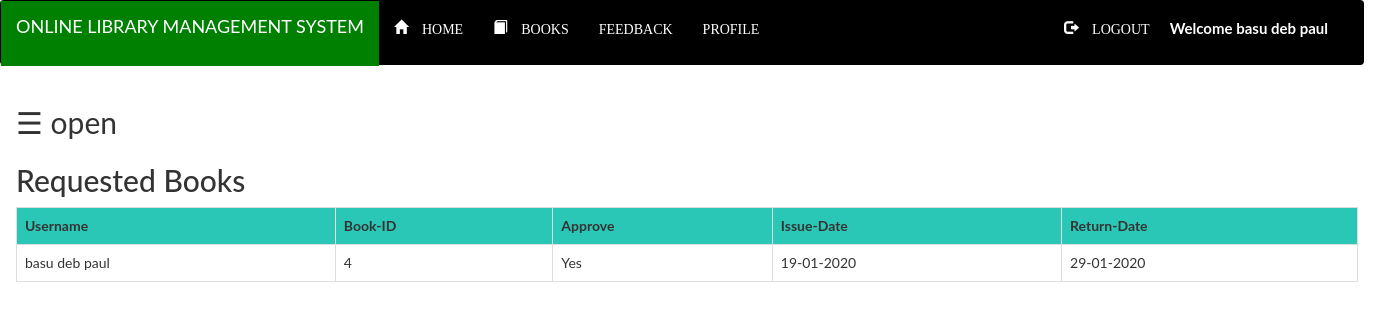
The page /Library/Student/request2.php (signed in) on the database its author committed.
### tables this page shows
CREATE TABLE `issue_book` (
  `username` varchar(100) NOT NULL,
  `bid` int(100) NOT NULL,
  `approve` varchar(100) NOT NULL,
  `issue` varchar(100) NOT NULL,
  `return` varchar(100) NOT NULL
);

### Library/Student/request2.php (the view, shortened to what this page needs)
<?php include "navbar.php";
      include"connection.php";
?>
<!DOCTYPE html>
<html>
<head>
    <link rel="stylesheet" href="https://maxcdn.bootstrapcdn.com/bootstrap/3.4.1/css/bootstrap.min.css">
</head>
<body>
              <div id="main">
                <span style="font-size:30px;cursor:pointer" onclick="openNav()">&#9776; open</span>
                      <h2>Requested Books</h2>
                      <?php
                      $sql="SELECT * FROM `issue_book`WHERE username = '$_SESSION[login_user]'";
                      $res = mysqli_query($db,$sql);
                      echo "<table class='table table-bordered table-hover'>";
                      echo "<tr style='background-color:#2bc7b6'>";
                      echo"<th>";echo"Username";echo"</th>";
                      echo"<th>";echo"Book-ID";echo"</th>";
                      echo"<th>";echo"Approve";echo"</th>";
                      echo"<th>";echo"Issue-Date";echo"</th>";
                      echo"<th>";echo"Return-Date";echo"</th>";
                      echo"</tr>";
                      while($row=mysqli_fetch_assoc($res)){
                       echo "<tr>";
                       echo"<td>";echo $row['username'];echo"</td>";
                       echo"<td>";echo $row['bid'];echo"</td>";
                       echo"<td>";echo $row['approve'];echo"</td>";
                       echo"<td>";echo $row['issue'];echo"</td>";
                       echo"<td>";echo $row['return'];echo"</td>";
                       echo "</tr>";
                      }
                      echo "</table>";
                    ?>
                    </div>
</body>
</html>

### Library/Student/style.css (style rules this page uses)
html, body, div, span, object, iframe, h1, h2, h3, h4, h5, h6, p, blockquote, pre, abbr, address, cite, code, del, dfn, em, img, ins, kbd, q, samp, small, strong, sub, sup, var, b, i, dl, dt, dd, ol, ul, li, fieldset, form, label, legend, table, caption, tbody, tfoot, thead, tr, th, td, article, aside, canvas, details, figcaption, figure, footer, header, hgroup, menu, nav, section, summary, time, mark, audio, video { margin:0; padding:0; border:0; outline:0; font-size:100%; vertical-align:baseline; background:transparent; }
body { line-height:1; }
table { border-collapse:collapse; border-spacing:0; }

### Library/Student/request2.php (style rules this page uses)
body { font-family: "Lato", sans-serif; }
#main { transition: margin-left .5s; padding: 16px; }

### rows shown on the page
issue_book: username "basu deb paul", bid "4", approve "Yes", issue "19-01-2020", return "29-01-2020"

### other values the page prints
$_SESSION['login_user'] "basu deb paul"
